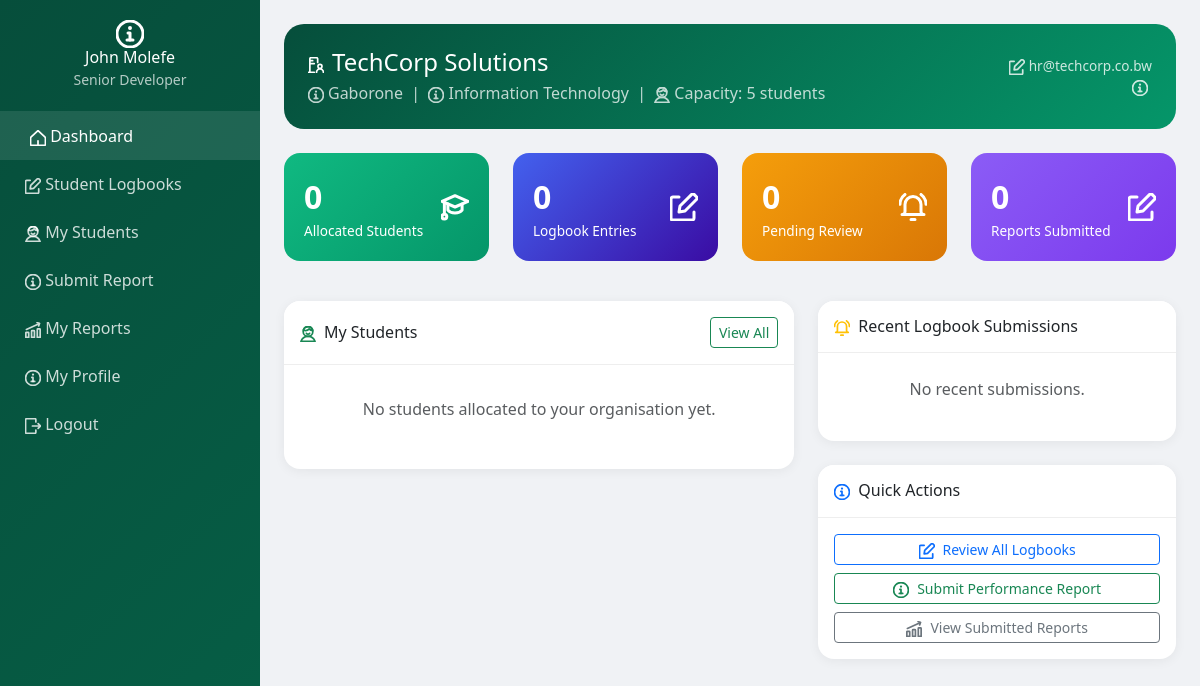
Screenshot of /modules/industrial_supervisor/dashboard.php (signed in) with the database file from the repository.
### tables this page shows
CREATE TABLE industrial_supervisors (
    id INT AUTO_INCREMENT PRIMARY KEY,
    user_id INT NOT NULL,
    organization_id INT NOT NULL,
    full_name VARCHAR(100) NOT NULL,
    position VARCHAR(100),
    phone VARCHAR(20),
    FOREIGN KEY (user_id) REFERENCES users(id) ON DELETE CASCADE,
    FOREIGN KEY (organization_id) REFERENCES organizations(id) ON DELETE CASCADE
);

CREATE TABLE organizations (
    id INT AUTO_INCREMENT PRIMARY KEY,
    name VARCHAR(150) NOT NULL,
    registration_number VARCHAR(50) UNIQUE,
    location VARCHAR(100) NOT NULL,
    website VARCHAR(200),
    contact_person VARCHAR(100),
    contact_email VARCHAR(100),
    contact_phone VARCHAR(20),
    required_skills TEXT,
    capacity INT DEFAULT 3,
    description TEXT,
    industry_type VARCHAR(100) DEFAULT 'Other',
    created_at TIMESTAMP DEFAULT CURRENT_TIMESTAMP
);

### modules/industrial_supervisor/dashboard.php (the view, shortened to what this page needs)
<?php
require_once '../../config/database.php';
$user_id = $_SESSION['user_id'];
$sup = $conn->query("
    SELECT is2.*, o.name AS org_name, o.location AS org_location, o.industry_type,
           o.capacity, o.description AS org_desc, o.contact_email, o.contact_phone
    FROM industrial_supervisors is2
    JOIN organizations o ON is2.organization_id = o.id
    WHERE is2.user_id = $user_id
")->fetch_assoc();
$org_id = $sup['organization_id'];
$sup_id = $sup['id'];
$allocated_students = $conn->query("SELECT COUNT(*) c FROM allocations WHERE organization_id = $org_id")->fetch_assoc()['c'];
$logbook_count      = $conn->query("SELECT COUNT(*) c FROM logbooks l JOIN allocations a ON l.student_id = a.student_id WHERE a.organization_id = $org_id")->fetch_assoc()['c'];
$report_count       = $conn->query("SELECT COUNT(*) c FROM industrial_reports WHERE supervisor_id = $sup_id")->fetch_assoc()['c'];
$pending_review     = $conn->query("SELECT COUNT(*) c FROM logbooks l JOIN allocations a ON l.student_id = a.student_id WHERE a.organization_id = $org_id AND l.status='submitted' AND (l.supervisor_comments IS NULL OR l.supervisor_comments='')")->fetch_assoc()['c'];
$recent_logs = $conn->query("
    SELECT l.*, s.full_name, s.student_id AS sid
    FROM logbooks l
    JOIN students s ON l.student_id = s.id
    JOIN allocations a ON s.id = a.student_id
    WHERE a.organization_id = $org_id AND l.status = 'submitted'
    ORDER BY l.submitted_at DESC LIMIT 5
");
?>
<!DOCTYPE html>
<html lang="en">
<head>
    <link href="https://cdn.jsdelivr.net/npm/bootstrap@5.3.0/dist/css/bootstrap.min.css" rel="stylesheet">
    <link rel="stylesheet" href="https://cdnjs.cloudflare.com/ajax/libs/font-awesome/6.4.0/css/all.min.css">
</head>
<body>
<div class="sidebar">
    <div class="sidebar-header">
        <h6 class="mb-0"><?php echo htmlspecialchars($sup['full_name']); ?></h6>
        <small style="color:rgba(255,255,255,0.7);"><?php echo htmlspecialchars($sup['position'] ?? 'Industrial Supervisor'); ?></small>
    </div>
    <div class="sidebar-menu">
        <a href="dashboard.php" class="active"> Dashboard</a>
        <a href="view_logbooks.php"> Student Logbooks </a>
        <a href="my_students.php"> My Students</a>
        <a href="submit_report.php"> Submit Report</a>
        <a href="my_reports.php"> My Reports</a>
        <a href="profile.php"> My Profile</a>
        <a href="../../logout.php"> Logout</a>
    </div>
</div>
<div class="content">
    <div class="org-info-card">
        <div class="row align-items-center">
            <div class="col-md-8">
                <h4 class="mb-1"><?php echo htmlspecialchars($sup['org_name']); ?></h4>
                <p class="mb-0 opacity-75">
                    <?php echo htmlspecialchars($sup['org_location']); ?>
                    &nbsp;|&nbsp;
                    <?php echo htmlspecialchars($sup['industry_type'] ?? 'N/A'); ?>
                    &nbsp;|&nbsp;
                    Capacity: <?php echo $sup['capacity']; ?> students
                </p>
            </div>
            <div class="col-md-4 text-end">
                <div style="opacity:0.8;font-size:0.85rem;">
                    <?php echo htmlspecialchars($sup['contact_email'] ?? ''); ?><br>
                </div>
            </div>
        </div>
    </div>
    <div class="row mb-4">
        <div class="col-md-3 col-6">
            <div class="stat-card" style="background:linear-gradient(135deg,#10b981,#059669);">
                <div class="d-flex justify-content-between align-items-center">
                    <div><div style="font-size:2rem;font-weight:700;"><?php echo $allocated_students; ?></div><div style="font-size:0.85rem;">Allocated Students</div></div>
                </div>
            </div>
        </div>
        <div class="col-md-3 col-6">
            <div class="stat-card" style="background:linear-gradient(135deg,#4361ee,#3a0ca3);">
                <div class="d-flex justify-content-between align-items-center">
                    <div><div style="font-size:2rem;font-weight:700;"><?php echo $logbook_count; ?></div><div style="font-size:0.85rem;">Logbook Entries</div></div>
                </div>
            </div>
        </div>
        <div class="col-md-3 col-6">
            <div class="stat-card" style="background:linear-gradient(135deg,#f59e0b,#d97706);">
                <div class="d-flex justify-content-between align-items-center">
                    <div><div style="font-size:2rem;font-weight:700;"><?php echo $pending_review; ?></div><div style="font-size:0.85rem;">Pending Review</div></div>
                </div>
            </div>
        </div>
        <div class="col-md-3 col-6">
            <div class="stat-card" style="background:linear-gradient(135deg,#8b5cf6,#7c3aed);">
                <div class="d-flex justify-content-between align-items-center">
                    <div><div style="font-size:2rem;font-weight:700;"><?php echo $report_count; ?></div><div style="font-size:0.85rem;">Reports Submitted</div></div>
                </div>
            </div>
        </div>
    </div>
    <div class="row">
        <div class="col-md-7">
            <div class="card mb-4">
                <div class="card-header d-flex justify-content-between align-items-center py-3">
                    <h6 class="mb-0">My Students</h6>
                    <a href="my_students.php" class="btn btn-sm btn-outline-success">View All</a>
                </div>
                <div class="card-body">
                    <?php
                    $rows = [];
                    if (empty($rows)): ?>
                        <p class="text-muted text-center py-3">No students allocated to your organisation yet.</p>
                    <?php else:
                        foreach($rows as $r): ?>
                        <div class="student-card">
                            <div class="d-flex justify-content-between align-items-start">
                                <div>
                                    <strong><?php echo htmlspecialchars($r['full_name']); ?></strong>
                                    <span class="text-muted ms-2" style="font-size:0.82rem;"><?php echo htmlspecialchars($r['student_id']); ?></span>
                                    <div style="font-size:0.82rem;color:#6c757d;"><?php echo htmlspecialchars($r['program']); ?> · Year <?php echo $r['year_of_study']; ?></div>
                                </div>
                                <div class="text-end">
                                    <span class="badge bg-primary"><?php echo $r['logbook_count']; ?> logs</span>
                                    <?php if($r['pending_logs'] > 0): ?>
                                        <br><span class="badge bg-warning text-dark mt-1"><?php echo $r['pending_logs']; ?> to review</span>
                                    <?php endif; ?>
                                </div>
                            </div>
                            <div class="mt-2">
                                <a href="view_logbooks.php?student_id=<?php echo $r['id']; ?>" class="btn btn-sm btn-outline-primary me-1">
                                    <svg xmlns="http://www.w3.org/2000/svg" width="16" height="16" viewBox="0 0 14 14" fill="none" stroke="currentColor" stroke-width="1.5" stroke-linecap="round" stroke-linejoin="round" aria-hidden="true" style="display:inline-block;vertical-align:middle;flex-shrink:0;margin-right:0.25rem;"><g fill="none" stroke-linecap="round" stroke-linejoin="round"><path d="m7.5 9l-3 .54L5 6.5L10.73.79a1 1 0 0 1 1.42 0l1.06 1.06a1 1 0 0 1 0 1.42Z"/><path d="M12 9.5v3a1 1 0 0 1-1 1H1.5a1 1 0 0 1-1-1V3a1 1 0 0 1 1-1h3"/></g></svg>Logbooks
                                </a>
                                <a href="submit_report.php?student_id=<?php echo $r['id']; ?>" class="btn btn-sm btn-outline-success">
                                    <svg xmlns="http://www.w3.org/2000/svg" width="16" height="16" viewBox="0 0 14 14" fill="none" stroke="currentColor" stroke-width="1.5" stroke-linecap="round" stroke-linejoin="round" aria-hidden="true" style="display:inline-block;vertical-align:middle;flex-shrink:0;margin-right:0.25rem;"><g fill="none" stroke-linecap="round" stroke-linejoin="round"><path d="M7 13.5a6.5 6.5 0 1 0 0-13a6.5 6.5 0 0 0 0 13M5.5 10h3"/><path d="M7 10V6.5H6m1-2.25a.25.25 0 0 1 0-.5m0 .5a.25.25 0 0 0 0-.5"/></g></svg>Performance Report
                                </a>
                            </div>
                        </div>
                        <?php endforeach; endif; ?>
                </div>
            </div>
        </div>
        <div class="col-md-5">
            <div class="card mb-4">
                <div class="card-header py-3">
                    <h6 class="mb-0">Recent Logbook Submissions</h6>
                </div>
                <div class="card-body p-0 px-3">
                    <?php if($recent_logs->num_rows === 0): ?>
                        <p class="text-muted text-center py-4">No recent submissions.</p>
                    <?php else: while($rl = $recent_logs->fetch_assoc()): ?>
                    <div class="log-item">
                        <div class="d-flex justify-content-between">
                            <div>
                                <strong style="font-size:0.88rem;"><?php echo htmlspecialchars($rl['full_name']); ?></strong>
                                <span class="text-muted ms-1" style="font-size:0.78rem;">(<?php echo htmlspecialchars($rl['sid']); ?>)</span>
                                <div style="font-size:0.8rem;color:#6c757d;">Week <?php echo $rl['week_number']; ?> &mdash; <?php echo $rl['submitted_at'] ? date('d M Y', strtotime($rl['submitted_at'])) : 'N/A'; ?></div>
                            </div>
                            <a href="view_logbooks.php?student_id=<?php echo $rl['student_id']; ?>" class="btn btn-xs btn-outline-primary btn-sm" style="height:fit-content;">View</a>
                        </div>
                    </div>
                    <?php endwhile; endif; ?>
                </div>
            </div>
            <div class="card">
                <div class="card-header py-3">
                    <h6 class="mb-0">Quick Actions</h6>
                </div>
                <div class="card-body">
                    <div class="d-grid gap-2">
                        <a href="view_logbooks.php" class="btn btn-outline-primary btn-sm">Review All Logbooks</a>
                        <a href="submit_report.php" class="btn btn-outline-success btn-sm">Submit Performance Report</a>
                        <a href="my_reports.php" class="btn btn-outline-secondary btn-sm">View Submitted Reports</a>
                    </div>
                </div>
            </div>
        </div>
    </div>
</div>
</body>
</html>

### modules/industrial_supervisor/dashboard.php (style rules this page uses)
body { background:#f0f2f5; font-family:'Segoe UI',Tahoma,sans-serif; }
.sidebar { position:fixed; top:0; left:0; height:100vh; width:260px; background:linear-gradient(135deg,#064e3b,#065f46); color:white; overflow-y:auto; }
.sidebar-header { padding:20px; text-align:center; border-bottom:1px solid rgba(255,255,255,0.1); }
.sidebar-menu a { display:block; padding:12px 25px; color:rgba(255,255,255,0.8); text-decoration:none; transition:all 0.3s; }
.sidebar-menu a:hover, .sidebar-menu a.active { background:rgba(255,255,255,0.1); color:white; padding-left:30px; }
.content { margin-left:260px; padding:24px; }
.stat-card { border-radius:16px; padding:20px; color:white; margin-bottom:1rem; }
.card { border-radius:16px; border:none; box-shadow:0 2px 12px rgba(0,0,0,0.06); }
.card-header { border-radius:16px 16px 0 0!important; background:white; border-bottom:1px solid #eee; }
.org-info-card { background:linear-gradient(135deg,#064e3b,#059669); color:white; border-radius:20px; padding:24px; margin-bottom:24px; }

### rows the page displays
industrial_supervisors: full_name "John Molefe", position "Senior Developer", organization.name "TechCorp Solutions", organization.location "Gaborone", organization.industry_type "Information Technology", organization.capacity "5", organization.contact_email "hr@techcorp.co.bw"

### other values shown
$allocated_students "0"
$logbook_count "0"
$pending_review "0"
$report_count "0"
